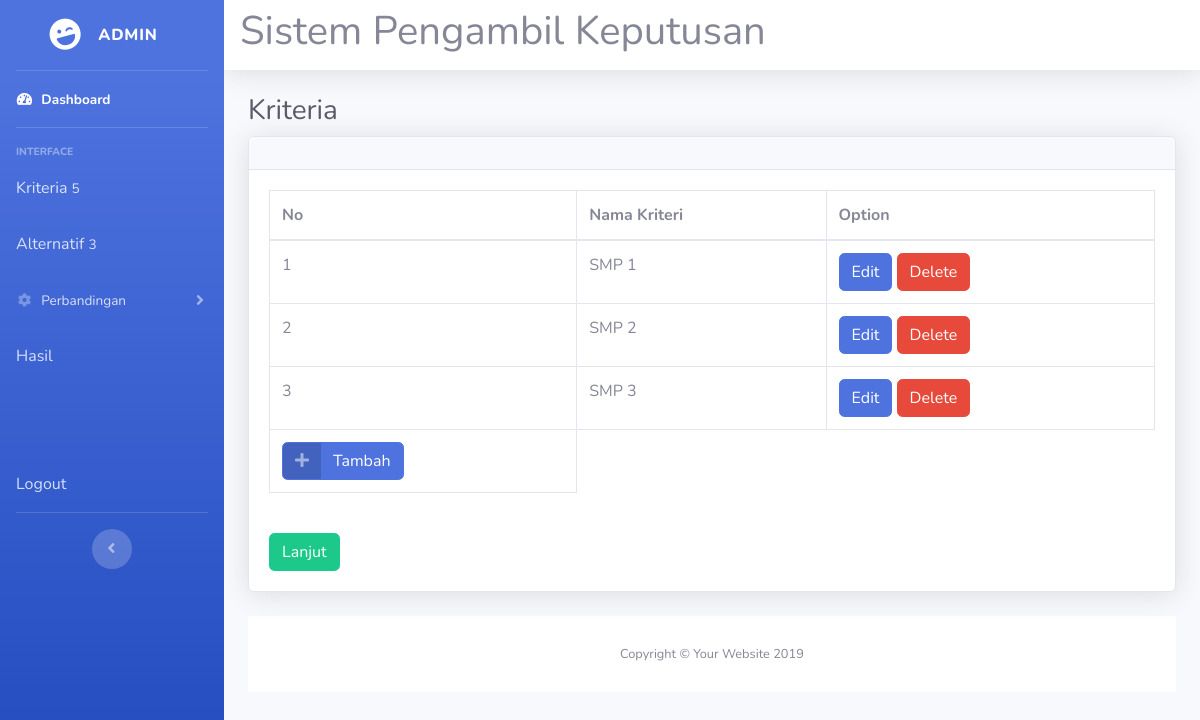
/alternatif.php (signed in), run on the app's committed database.
### tables this page shows
CREATE TABLE `alternatif` (
  `id` int(11) NOT NULL,
  `nama` varchar(20) NOT NULL
);

### alternatif.php (the view, shortened to what this page needs)
<?php
	include('fungsi.php');
	include('header.php');
	include('subheader.php');
?>
<h1 class="h3 mb-2 text-gray-800">Kriteria</h1>
<div class="card shadow mb-4">
<div class="card-header py-3">
</div>
<div class="card-body">
	<div class="table-responsive">
	<table class="table table-bordered" width="100%" cellspacing="0">
		<thead>
		<tr>
			<th>No</th>
			<th>Nama Kriteri</th>
			<th>Option</th>
		</tr>
		</thead>
		<tbody>
		<?php
			$query = "SELECT id,nama FROM alternatif ORDER BY id";
			$result	= mysqli_query($koneksi, $query);
			$i = 0;
			while ($row = mysqli_fetch_array($result)) {
				$i++;
		?>
			<tr>
				<td><?php echo $i ?></td>
				<td><?php echo $row['nama'] ?></td>
				<td>
					<form method="post" action="alternatif.php">
						<button type="submit" name="edit" class="btn btn-primary btn-icon-split">
							<span class="text">Edit</span>
						</button>
						<button type="submit" name="delete" class="btn btn-danger btn-icon-split">
							<span class="text">Delete</span>
						</button>
					</form>
				</td>
			</tr>
<?php } ?>
	</tbody>
		<tfoot>
		<tr>
			<th>
			<a href="tambah.php?jenis=alternatif" class="btn btn-primary btn-icon-split">
				<span class="icon text-white-50">
					<i class="fas fa-plus"></i>
				</span>
				<span class="text">Tambah</span>
			</a>
			</th>
		</tr>
		</tfoot>
	</table>
	<br>
	<form action="bobot_kriteria.php">
		<button class="btn btn-success btn-icon-split">
			<span class="text">Lanjut</span>
		</button>
	</form>
<?php include('footer.php'); ?>

### data on the page
alternatif: nama "SMP 1"
alternatif: nama "SMP 2"
alternatif: nama "SMP 3"

### other printed values
$_SESSION['username'] "ADMIN"
getJumlahKriteria() "5"
getJumlahAlternatif() "3"
